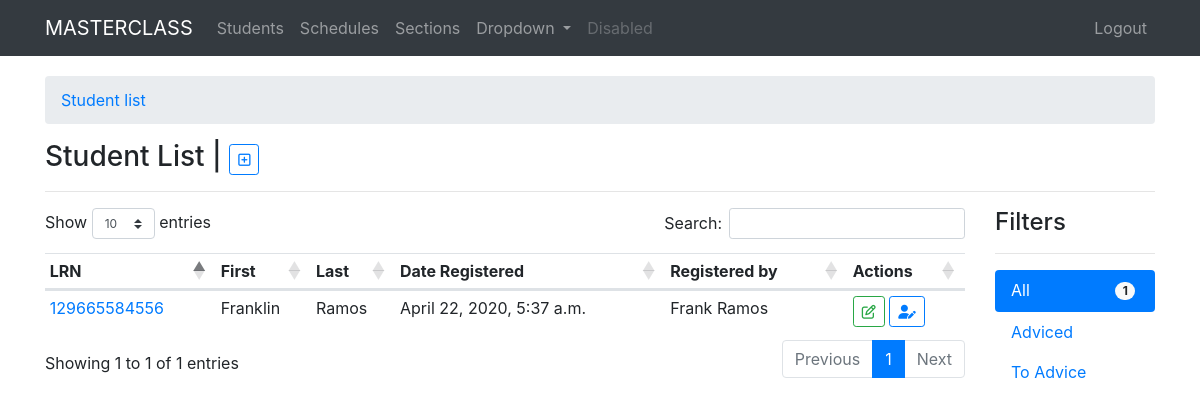
The app's page / (signed in) with its own data.
### students/models.py (models this page shows, shortened)
class StudentName(models.Model):
    user = models.ForeignKey(User, on_delete=models.CASCADE, default=1)
    lrn = models.CharField(max_length=12, unique=True, blank=True, null=True)
    first_name = models.CharField(max_length=120)
    last_name = models.CharField(max_length=120)
    middle_name = models.CharField(max_length=120, blank=True)
    extension_name = models.CharField(max_length=10, blank=True)
    GENDER = [
    ('M', 'MALE'),
    ('F', 'FEMALE'),
    ]
    gender = models.CharField(max_length=6, choices=GENDER, blank=True, null=True)
    birth_date = models.DateField()
    school_status = models.ForeignKey(SchoolStatus, on_delete=models.CASCADE, verbose_name='schooling status', blank=True, null=True)
    image = models.ImageField(upload_to=user_directory_path, blank=True, null=True)
    timestamp = models.DateTimeField(auto_now_add=True)
    updated = models.DateTimeField(auto_now=True)
    class Meta:
        ordering = ['-timestamp',]

### students/views.py (the view)
# urls.py: path('', views.my_list, name='list'),
@login_required()
def my_list(request):
	student_list = StudentName.objects.all()
	student_count = StudentName.objects.all().count()
	context = {
		"title": "my students",
		"studentlist": student_list,
		"studentcount": student_count,
	}
	return render(request, "students/student_list.html", context)

### templates/students/student_list.html (shortened to what this page needs)
{% extends 'base.html' %}
{% block content %}
<nav aria-label="breadcrumb">
  <ol class="breadcrumb">
    <li class="breadcrumb-item"><a href="{%url 'student:list'%}">Student list</a></li>
  </ol>
</nav>
<h3>{% if request.user.is_superuser %}Student List | <small class="text-muted"><a href="{%url 'student:add'%}" type="button" class="btn btn-outline-primary btn-sm myTooltip" data-toggle="tooltip" data-placement="right" title="Add student"><i class="far fa-plus-square"></i></a></small>{% else %} {{title|title}} {% endif %}</h3>
<hr>
{% if request.user.is_authenticated %}
  {% if request.user.is_superuser %}
  <div class="row">
    <div class="col-sm-10">
      <div class="tab-content" id="v-pills-tabContent">
        <div class="tab-pane fade show active" id="v-pills-home" role="tabpanel" aria-labelledby="v-pills-home-tab">
          <table class="table table-hover table-sm myTable">
            <thead>
              <tr>
                <th scope="col">LRN</th>
                <th scope="col">First</th>
                <th scope="col">Last</th>
                <th scope="col">Date Registered</th>
                <th scope="col">Registered by</th>
                <th scope="col">Actions</th>
              </tr>
            </thead>
            <tbody>
              {% for st in studentlist %}
              <tr>
                <td><a href="{% url 'student:detail' pk=st.id %}" data-toggle="tooltip" data-placement="left" title="Student details" class="myTooltip">{{st.lrn}}</a></td>
                <td>{{st.first_name|title}}</td>
                <td>{{st.last_name|title}}</td>
                <td>{{st.timestamp}}</td>
                <td>{{st.user.get_full_name|title}}</td>
                <td>
                  <a href="{% url 'student:update' pk=st.id %}" class="btn btn-outline-success btn-sm"><i class="far fa-edit"></i></a>
                  <a href="{% url 'schedule:advice' pk=st.id %}" class="btn btn-outline-primary btn-sm"><i class="fas fa-user-edit"></i></a>
                </td>
              </tr>
              {% endfor %}
            </tbody>
          </table>
        </div>
      </div>
    </div>
    <div class="col-sm-2">
      <h4>Filters</h4>
      <hr>
      <div class="nav flex-column nav-pills" id="v-pills-tab" role="tablist" aria-orientation="vertical">
        <a class="nav-link active" id="v-pills-home-tab" data-toggle="pill" href="#v-pills-home" role="tab" aria-controls="v-pills-home" aria-selected="true">All <span class="badge badge-pill badge-light float-right m-1">{{studentcount}}</span></a>
        <a class="nav-link" id="v-pills-profile-tab" data-toggle="pill" href="#v-pills-profile" role="tab" aria-controls="v-pills-profile" aria-selected="false">Adviced </a>
        <a class="nav-link" id="v-pills-messages-tab" data-toggle="pill" href="#v-pills-messages" role="tab" aria-controls="v-pills-messages" aria-selected="false">To Advice </a>
      </div>
    </div>
  </div>
  {% endif %}
{% else %}
No data to display!
{% endif %}
{% endblock %}

### records on screen
StudentName: lrn "129665584556", first_name "Franklin", last_name "Ramos", timestamp "April 22, 2020, 5:37 a.m.", user.get_full_name "Frank Ramos"

### other values on screen
{{ studentcount }} "1"
